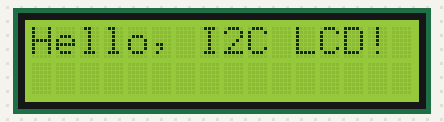
Bench run of a program on a simulated Arduino Uno, built with avr-gcc and run on an emulated ATmega328P. Shown: 16×2 character LCD.

Above: at 0.1 s.
At 2.1 s:
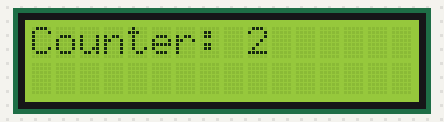
At 11.3 s:
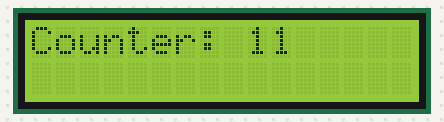
At 20.4 s:
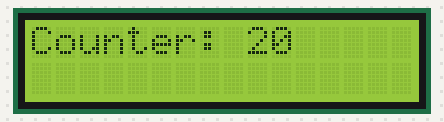
At 29.5 s:
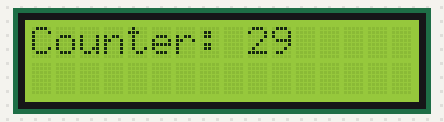
At 38.6 s:
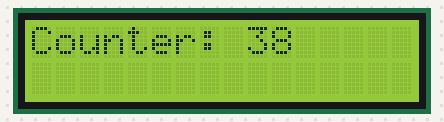

The program:

main.cpp
```cpp
#include <Arduino.h>

// Khai báo các hàm từ lcd.cpp
void setupLCD();
void updateLCD(const String &message);

void setup()
{
  setupLCD();
  delay(2000); // Đợi 2 giây trước khi cập nhật
}

void loop()
{
  updateLCD("Counter: " + String(millis() / 1000));
  delay(1000);
}
```

lcd.cpp
```cpp
#include <Arduino.h>
#include <LiquidCrystal_I2C.h>

// Khai báo LCD (địa chỉ 0x27, 16 cột, 2 hàng)
LiquidCrystal_I2C lcd(0x27, 16, 2);

void setupLCD()
{
    lcd.init();
    lcd.backlight();
    lcd.setCursor(0, 0);
    lcd.print("Hello, I2C LCD!");
}

void updateLCD(const String &message)
{
    lcd.clear();
    lcd.setCursor(0, 0);
    lcd.print(message);
}
```

Measured:
- what the display in image 1 shows lasts 1.0 s, from 2.1 s to 3.1 s
